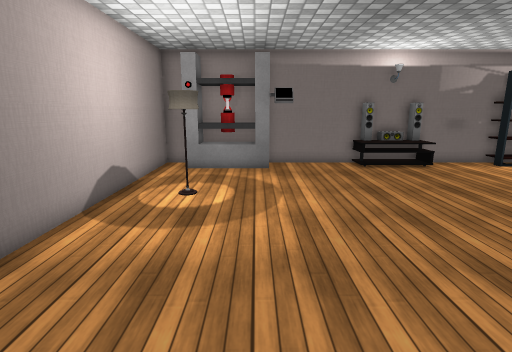
[1] (above)

17 first-person views from a walk through a scene from a Unity 3-D project. The camera is 1.5 m above the floor, tilts 12° down and sees 80° across. The floor is counted in squares, 0.53 m on a side. Each view is taken from the middle of a square. On the plan, view 1 faces up. The plan holds only what a view shows up to about 20 squares ahead; the rest is blank. The place goes on beyond the plan. The player is left out. Some surface patterns are stand-ins.

[2]
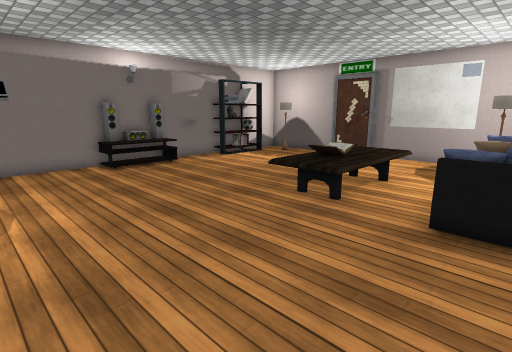

[3]
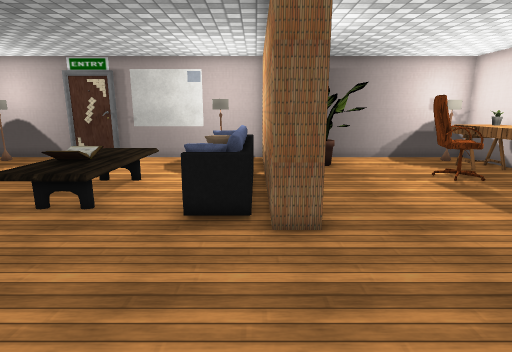

[4]
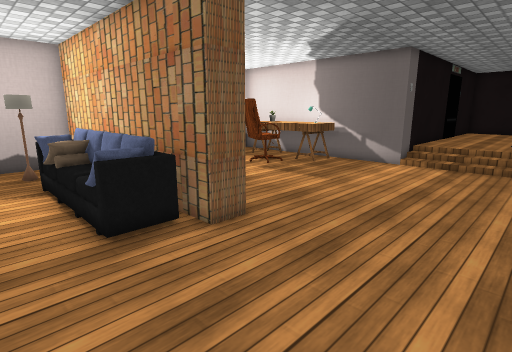

[5]
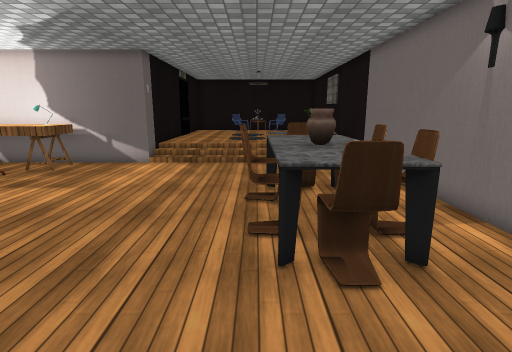

[6]
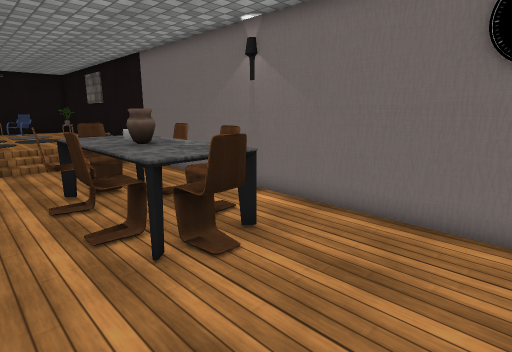

[7]
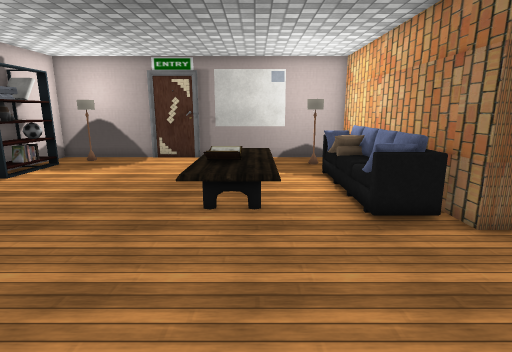

[8]
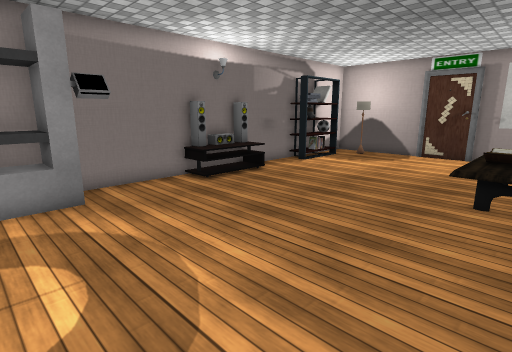

[9]
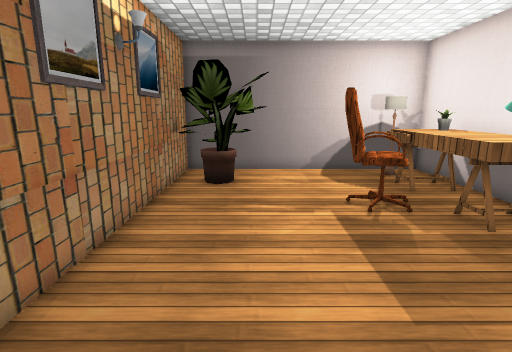

[10]
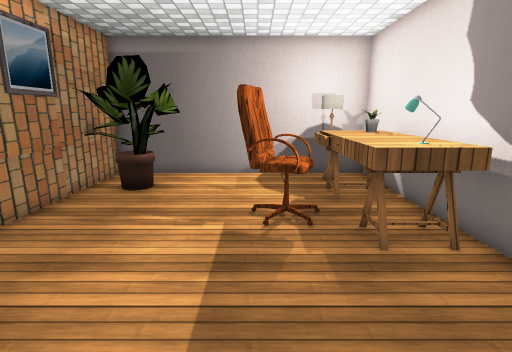

[11]
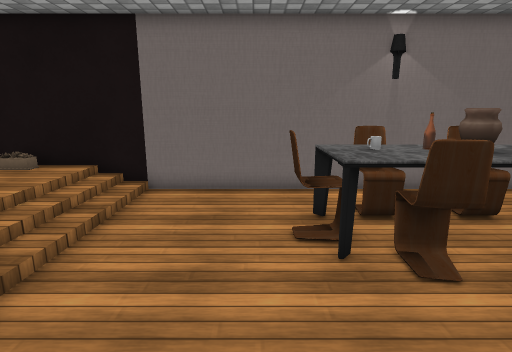

[12]
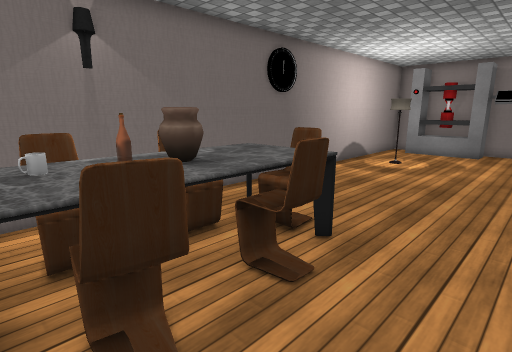

[13]
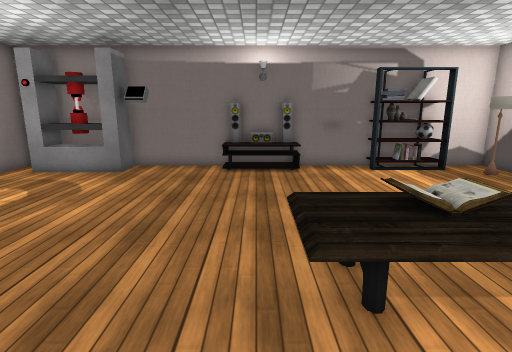

[14]
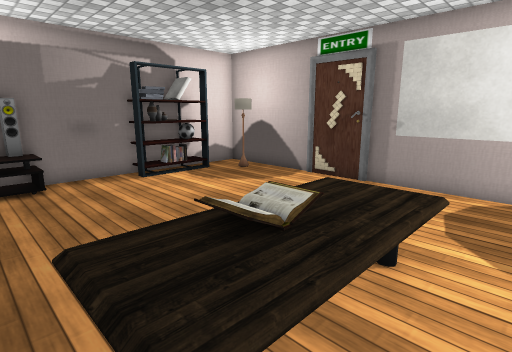

[15]
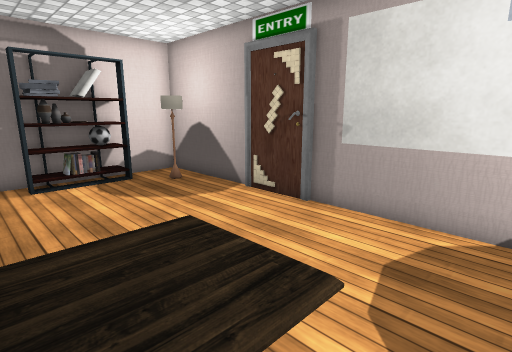

[16]
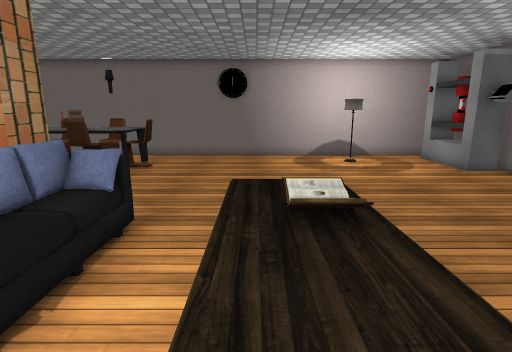

[17]
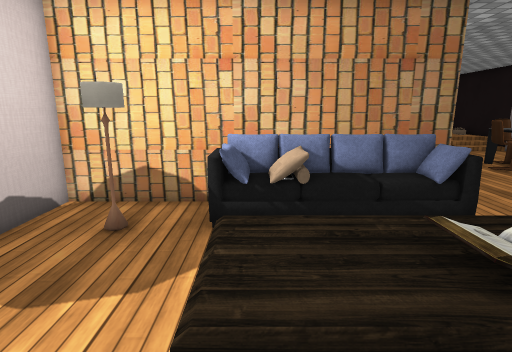

### Floor plan
Key: @ floor where view 1 was taken; # wall or solid block; . main floor; : floor 0.5 m higher than the main floor; / step, stairs or slope; ^ raised ledge; M machine; B bookshelf; T table; K books; S sofa; L lamp; C chair; E desk; P pot; O other object.
Columns run from 5 left of view 1 to 19 right of it. Each row starts with its distance up from view 1.
 17 ###########OO#O##########
 16 # MMMMM...OOOOO...OOOB..#
 15 #.MMMMM....OOOO.......LL#
 14 #......................L#
 13 #.......................#
 12 #.......................#
 11 #.OO....................#
 10 #.OO....................#
  9 #.......................#
  8 #.......................#
  7 #............TKKKTTT....#
  6 #............TKKKTTT....#
  5 #............TTKTTTT....#
  4 #............TTTTTT.....#
  3 #.......................#
  2 #............SSSSSSS.LL.#
  1 #............SSSSSSS....#
  0 #...C@......#SSSSSSS#####
 -1 #..^CC......#############
 -2 #..^^^......#########OOO#
 -3 #.CC^^C.............OOO #
 -4 #..^O^..............OOOO#
 -5 #.CCOCC.............OOOO#
 -6 #.CC^CC.................#
 -7 #..^^^..................#
 -8 #...CC...........CCC....#
 -9 #................CCC....#
-10 #...............EECEEE..#
-11 #...............ELEEPELL#
-12 #...............LLEEPP..#
-13 #///////////#############
-14 #///////////#
-15 #///////////#
-16 #:::::: ::::#

Positions as (right, up) in squares from view 1, and headings:
1: (0, 0), facing up
2: (0, 0), facing up-right
3: (0, 0), facing right
4: (1, 4), facing down-right
5: (1, 4), facing down
6: (3, 4), facing down-left
7: (0, 5), facing right
8: (-2, 5), facing up-right
9: (4, -5), facing right
10: (5, -8), facing right
11: (6, -9), facing left
12: (4, -7), facing up-left
13: (7, 1), facing up
14: (7, 3), facing up-right
15: (11, 3), facing up-right
16: (15, 5), facing left
17: (13, 9), facing down
